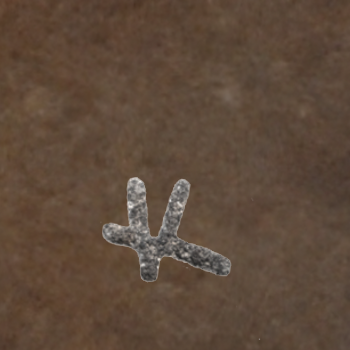
#> input picture test/texture_letter_Alef_48.png, 350 x 350 px
$ python -i degrade.py   (imports and definitions only)
#> lines starting #> are read from the running program, lines starting #| are printed output that depends on the picture
#> further down, picture is the input picture: PIL image 350x350 RGBA; mean R, G, B, A 94.4, 74, 58.6, 254.7
import cv2
import numpy as np

from PIL             import Image, ImageEnhance
from sklearn.cluster import MiniBatchKMeans

def contrast(image):
    if np.random.uniform(0, 1) < 0.8:
        factor = np.random.uniform(1, 2)
    else:
        factor = np.random.uniform(0.5, 1)

    enhancer = ImageEnhance.Contrast(image)
    image    = enhancer.enhance(factor)
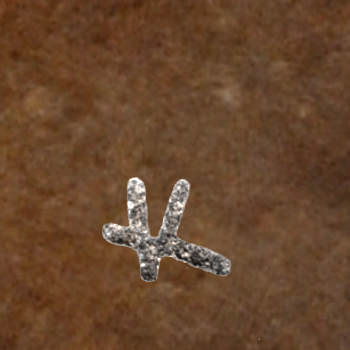
#> image: PIL image 350x350 RGBA; mean R, G, B, A 104.5, 71, 45.6, 254.7; transparent parts drawn white

    return image

# [6 lines left out: function brightness, not called in this run]

def sharpness(img):
    if np.random.uniform(0,1)<0.5:
        # increase sharpness
        factor = np.random.uniform(0.1,1)
    else:
        # decrease sharpness
        factor = np.random.uniform(1,10)

    enhancer = ImageEnhance.Sharpness(img)

    img  = enhancer.enhance(factor)
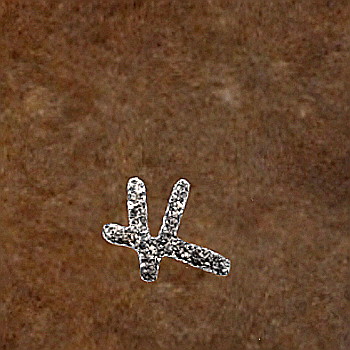
#> img: PIL image 350x350 RGBA; mean R, G, B, A 103.8, 70.4, 45.2, 254.7; transparent parts drawn white

    return img


# [83 lines left out: functions s_and_p, scale, quantize, invert, darken, not called in this run]

def degrade_img(img):

    if np.random.uniform(0,1) < 0.1:
        img = s_and_p(img)

    if np.random.uniform(0,1) < 0.5:
        img = scale(img)

    if np.random.uniform(0,1) < 0.5:
        img = brightness(img)

    if np.random.uniform(0,1) < 0.7:
        img = contrast(img)

    if np.random.uniform(0,1) < 0.5:
        img = sharpness(img)

    # if np.random.uniform(0,1) < 0.4:
    #     img = quantize(img)

    if np.random.uniform(0,1) < 0.3:
        img = darken(img)

    image_arr = np.asarray(img)

    image_arr = cv2.resize(image_arr, (224,224))

    img = Image.fromarray(image_arr)

    return img

>>> from PIL import Image
>>> picture = Image.open('test/texture_letter_Alef_48.png')
>>> result = degrade_img(picture)
